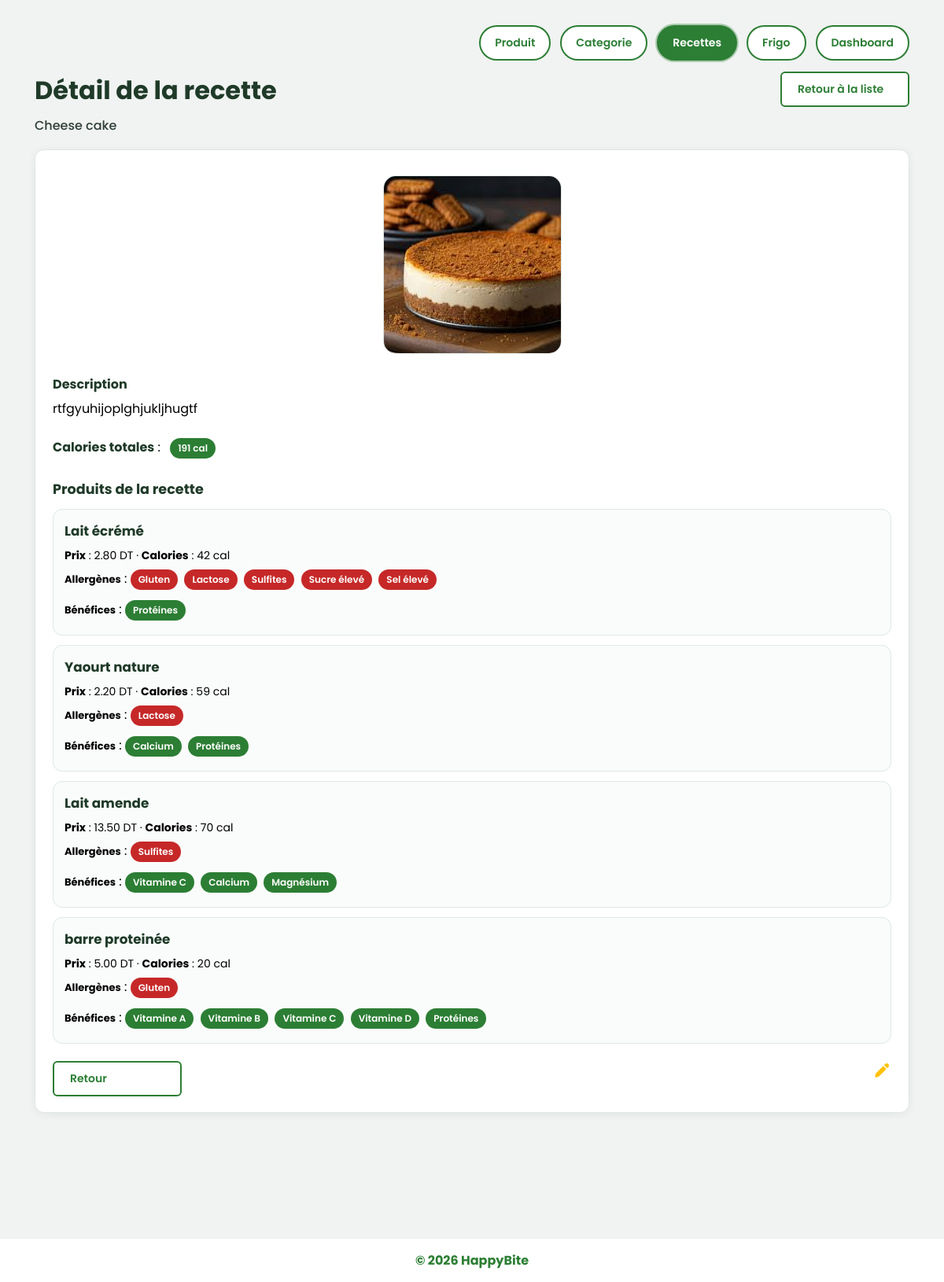
Screenshot of /BackOffice/Detail-Recette.php?id=6 with the database file from the repository.
### tables this page shows
CREATE TABLE `recette` (
  `id_recette` int(11) NOT NULL,
  `description` text NOT NULL,
  `calories` int(11) DEFAULT 0,
  `image` varchar(255) DEFAULT NULL,
  `nom` varchar(150) NOT NULL,
  `mise_en_avant` tinyint(1) NOT NULL DEFAULT 0
);

CREATE TABLE `produit` (
  `id_produit` int(11) NOT NULL,
  `id_categorie` int(11) NOT NULL,
  `allergene` text DEFAULT NULL,
  `benefices` text DEFAULT NULL,
  `calories` int(11) DEFAULT NULL,
  `date_ajout` date DEFAULT curdate(),
  `nom` varchar(150) NOT NULL,
  `prix` decimal(10,2) NOT NULL,
  `image` varchar(255) DEFAULT NULL,
  `id_utilisateur` int(11) NOT NULL,
  `promo` decimal(10,2) DEFAULT NULL
);

### Controllers/RecetteController.php (called while the page is built, shortened)
<?php
class RecetteController
{
    public function showRecetteDetails($id)
    {
        $sql = "SELECT * FROM recette WHERE id_recette = :id";
        $db = Config::getConnexion();
        try {
            $query = $db->prepare($sql);
            $query->execute([
                'id' => $id
            ]);
            return $query->fetch(PDO::FETCH_ASSOC);
        } catch (Exception $e) {
            echo 'Erreur : ' . $e->getMessage();
            return false;
        }
    }
    public function getProduitsByRecette($idRecette)
    {
        $sql = "SELECT p.*
                FROM produit p
                INNER JOIN recette_produit rp ON p.id_produit = rp.id_produit
                WHERE rp.id_recette = :id_recette";
        $db = Config::getConnexion();
        try {
            $query = $db->prepare($sql);
            $query->execute([
                'id_recette' => $idRecette
            ]);
            return $query->fetchAll(PDO::FETCH_ASSOC);
        } catch (Exception $e) {
            echo 'Erreur : ' . $e->getMessage();
            return [];
        }
    }
}
?>

### BackOffice/Detail-Recette.php (the view, shortened to what this page needs)
<?php
include __DIR__ . '/../Controllers/RecetteController.php';
$recetteController = new RecetteController();
$id = intval($_GET['id']);
$recette = $recetteController->showRecetteDetails($id);
$produitsRecette = $recetteController->getProduitsByRecette($id);
?>
<!DOCTYPE html>
<html lang="fr">
<head>
    <?php require_once __DIR__ . '/includes/hb_brand_head.php'; bo_brand_render_head(); ?>
    <link rel="stylesheet" href="css/style.css">
    <?php
    require_once __DIR__ . '/includes/bo_catalog_chrome.php';
    ?>
</head>
<body class="page-bo page-bo-catalog-form page-detail-recette">
<?php
require_once __DIR__ . '/includes/bo_layout_start.php';
?>
<main class="commande-wrap">
    <div class="liste-com-liv-stack" style="max-width: 1180px; width: 100%;">
        <div class="list-produit-head">
            <div>
                <h1 class="list-produit-title">Détail de la recette</h1>
                <p class="list-produit-subtitle"><?php echo htmlspecialchars($recette['nom']); ?></p>
            </div>
            <a href="List-Recette.php" class="btn-commande-outline">Retour à la liste</a>
        </div>
        <section class="bo-panel" aria-label="Détails recette">
            <div class="bo-detail-grid">
                <?php if (!empty($recette['image'])) { ?>
                    <img
                        class="bo-recette-img"
                        src="/uploads/<?php echo htmlspecialchars($recette['image']); ?>"
                        alt="<?php echo htmlspecialchars($recette['nom']); ?>"
                    >
                <?php } else { ?>
                    <p style="color:#6b7c76;">Aucune image définie.</p>
                <?php } ?>
                <div class="bo-detail-row" style="margin-top:14px;">
                    <strong>Description</strong>
                    <div style="margin-top:6px;">
                        <?php
                        if (trim($recette['description'] ?? '') !== '') {
                            echo nl2br(htmlspecialchars($recette['description']));
                        } else {
                            echo '<span style="color:#6b7c76;">Aucune description</span>';
                        }
                        ?>
                    </div>
                </div>
                <div class="bo-detail-row" style="margin-top:12px;">
                    <strong>Calories totales</strong> :
                    <span class="bo-pill bo-pill--success" style="margin-left:8px;"><?php echo htmlspecialchars((string) ($recette['calories'] ?? 0)); ?> cal</span>
                </div>
            </div>
            <h2 style="margin:22px 0 12px;font-size:1.1rem;font-weight:700;color:#1f3a28;">Produits de la recette</h2>
            <?php if (!empty($produitsRecette)) { ?>
                <?php foreach ($produitsRecette as $produit) { ?>
                    <?php
                    $allergenes = array_filter(array_map('trim', explode(',', $produit['allergene'] ?? '')));
                    $benefices = array_filter(array_map('trim', explode(',', $produit['benefices'] ?? '')));
                    ?>
                    <div class="bo-produit-subcard">
                        <strong style="font-size:1.05rem;color:#1f3a28;"><?php echo htmlspecialchars($produit['nom']); ?></strong>
                        <p style="margin:8px 0 6px;font-size:14px;"><strong>Prix</strong> : <?php echo htmlspecialchars((string) $produit['prix']); ?> DT · <strong>Calories</strong> : <?php echo htmlspecialchars((string) ($produit['calories'] ?? 0)); ?> cal</p>
                        <div style="margin-bottom:8px;">
                            <strong style="font-size:13px;">Allergènes</strong> :
                            <?php if (!empty($allergenes)) { ?>
                                <?php foreach ($allergenes as $item) { ?>
                                    <span class="bo-pill bo-pill--danger"><?php echo htmlspecialchars($item); ?></span>
                                <?php } ?>
                            <?php } else { ?>
                                <span class="bo-pill bo-pill--muted">Aucun</span>
                            <?php } ?>
                        </div>
                        <div>
                            <strong style="font-size:13px;">Bénéfices</strong> :
                            <?php if (!empty($benefices)) { ?>
                                <?php foreach ($benefices as $item) { ?>
                                    <span class="bo-pill bo-pill--success"><?php echo htmlspecialchars($item); ?></span>
                                <?php } ?>
                            <?php } else { ?>
                                <span class="bo-pill bo-pill--muted">Non précisé</span>
                            <?php } ?>
                        </div>
                    </div>
                <?php } ?>
            <?php } else { ?>
                <p style="color:#6b7c76;">Aucun produit associé à cette recette.</p>
            <?php } ?>
            <div class="bo-detail-actions">
                <a href="List-Recette.php" class="btn-commande-outline">Retour</a>
                <a href="Edit-Recette.php?id=<?php echo (int) $recette['id_recette']; ?>" class="bo-img-link" title="Modifier" aria-label="Modifier"><img src="images/modify.png" width="22" height="22" alt=""></a>
            </div>
        </section>
    </div>
</main>
</body>
</html>

### BackOffice/css/style.css (style rules this page uses)
html { font-family: "Poppins", sans-serif; }
body { margin: 0; font-family: inherit; min-height: 100vh; display: flex; flex-direction: column; }
:root { --bo-font-family: "Poppins", sans-serif; --bo-fw-title: 700; --bo-fw-subtitle: 500; --bo-fw-text: 400; --bo-fw-button: 600; }
.page-bo, .page-bo * { font-family: var(--bo-font-family); }
.page-bo h1, .page-bo h2, .page-bo h3, .page-bo h4, .page-bo h5, .page-bo h6, .page-bo .bo-title, .page-bo .list-produit-title, .page-bo .liste-com-liv-title, .page-bo .liste-com-liv-form-title, .page-bo .dashboard-page-title { font-weight: var(--bo-fw-title); }
.page-bo .bo-subtitle, .page-bo .list-produit-subtitle, .page-bo .liste-com-liv-subtitle, .page-bo .dashboard-subtitle, .page-bo .bo-stat-card h3, .page-bo .bo-field label { font-weight: var(--bo-fw-subtitle); }
.page-bo p, .page-bo li, .page-bo td, .page-bo .bo-empty, .page-bo .health-product-meta, .page-bo .recipe-products-list { font-weight: var(--bo-fw-text); }
.page-bo button, .page-bo .btn-commande-primary, .page-bo .btn-commande-outline, .page-bo .bo-btn-primary, .page-bo .bo-table-btn, .page-bo .dash-health-btn, .page-bo .nav-profile-btn { font-weight: var(--bo-fw-button); }
.page-bo a, .page-bo a:hover, .page-bo a:focus, .page-bo a:active { text-decoration: none; }
.page-bo .bo-img-link { display: inline-block; line-height: 0; text-decoration: none !important; border: none; background: none; padding: 0; margin: 0 8px 0 0; vertical-align: middle; }
.page-bo .bo-img-link:last-child { margin-right: 0; }
.page-bo .bo-img-link img { display: block; width: 24px; height: 24px; object-fit: contain; }
.commande-wrap { display: flex; justify-content: center; padding: 24px 16px 100px; }
.btn-commande-primary, .btn-commande-outline { font-weight: var(--bo-fw-button); font-size: 14px; padding: 10px 20px; border-radius: 6px; cursor: pointer; font-family: inherit; min-width: 120px; }
.btn-commande-outline { background-color: #fff; color: #2C7E34; border: 2px solid #2C7E34; }
.liste-com-liv-stack { width: 100%; max-width: 960px; box-sizing: border-box; }
:root { --bo-green: #2c7e34; --bo-green-hover: #256b2d; --bo-page-bg: #f0f3f1; --bo-border: #e0e8e3; }
.page-bo { display: flex; min-height: 100vh; background: var(--bo-page-bg); margin: 0; }
.bo-panel { background: #fff; border: 1px solid var(--bo-border); border-radius: 12px; padding: 20px 22px; margin-bottom: 20px; box-shadow: 0 2px 12px rgba(0, 0, 0, 0.06); }
.bo-pill { display: inline-block; padding: 4px 10px; margin: 0 4px 4px 0; border-radius: 999px; font-size: 12px; font-weight: 600; }
.bo-pill--danger { background: #c62828; color: #fff; }
.bo-pill--success { background: var(--bo-green); color: #fff; }

### BackOffice/includes/bo_catalog_chrome.php (style rules this page uses)
.page-bo-catalog-form .commande-wrap { padding-top: 8px; }
.page-bo-catalog-form .list-produit-head { display: flex; justify-content: space-between; align-items: flex-start; gap: 14px; flex-wrap: wrap; margin-bottom: 18px; }
.page-bo-catalog-form .list-produit-title { margin: 0; font-size: 2rem; font-weight: 700; color: #1f3a28; }
.page-bo-catalog-form .list-produit-subtitle { margin: 8px 0 0; font-size: 1rem; color: #2f3d36; }
.page-bo-catalog-form .bo-detail-grid { display: grid; gap: 12px; }
.page-bo-catalog-form .bo-detail-row strong { color: #1f3a28; }

### BackOffice/Detail-Recette.php (style rules this page uses)
.page-detail-recette .bo-recette-img { max-width: 280px; max-height: 280px; object-fit: cover; border-radius: 16px; border: 1px solid var(--bo-border); display: block; margin: 12px auto 0; }
.page-detail-recette .bo-produit-subcard { border: 1px solid var(--bo-border); border-radius: 12px; padding: 14px; background: #fafcfb; margin-bottom: 12px; }
.page-detail-recette .bo-detail-actions { display: flex; justify-content: space-between; flex-wrap: wrap; gap: 12px; margin-top: 22px; }

### rows the page displays
recette: nom "Cheese cake", image (picture), description "rtfgyuhijoplghjukljhugtf", calories "191"
produit: nom "Lait écrémé", prix "2.80", calories "42", allergene "Gluten", allergene "Lactose", allergene "Sulfites", allergene "Sucre élevé", allergene "Sel élevé", benefices "Protéines"
produit: nom "Yaourt nature", prix "2.20", calories "59", allergene "Lactose", benefices "Calcium", benefices "Protéines"
produit: nom "Lait amende", prix "13.50", calories "70", allergene "Sulfites", benefices "Vitamine C", benefices "Calcium", benefices "Magnésium"
produit: nom "barre proteinée", prix "5.00", calories "20", allergene "Gluten", benefices "Vitamine A", benefices "Vitamine B", benefices "Vitamine C", benefices "Vitamine D", benefices "Protéines"

### other values shown
$link[1] "Produit"
$link[1] "Categorie"
$link[1] "Recettes"
$link[1] "Frigo"
$link[1] "Dashboard"
